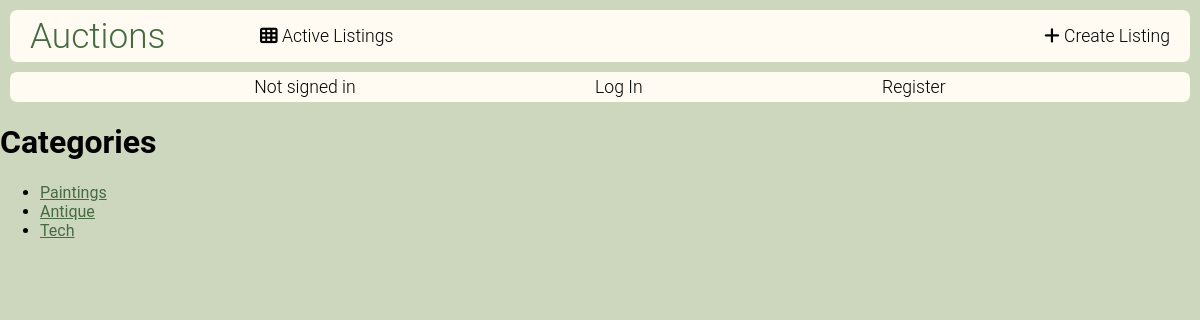
The page /categories on the database its author committed.
### auctions/models.py (models this page shows)
class Category(models.Model):
    name = models.CharField(max_length=32, unique=True)
    def __str__(self):
        return f"{self.name}"

### auctions/views.py (the view)
# urls.py: path("categories", views.categories, name="categories"),
def categories(request):
    categories = Category.objects.all()
    return render(request, "auctions/categories.html", {
        "categories": categories,
    })

### auctions/templates/auctions/categories.html
{% extends "auctions/layout.html" %}
{% block body %}
<h1>Categories</h1>
<ul>
    {% for category in categories %}
        <li><a href="{% url 'category' category.name %}">{{ category }}</a></li>
    {% empty %}
        <li>No categories.</li>
    {% endfor %}
</ul>
{% endblock %}

### auctions/static/auctions/styles.css (style rules this page uses)
body { padding: 0px; margin: 0px; background-color: #CCD7BE; }
html { box-sizing: border-box; font-family: "Roboto", Corbel, Avenir, "Lucida Grande", "Lucida Sans", sans-serif }
*, *:before, *:after { box-sizing: inherit; }
a { color: #466A42; }

### rows shown on the page
Category: name "Paintings"
Category: name "Antique"
Category: name "Tech"
